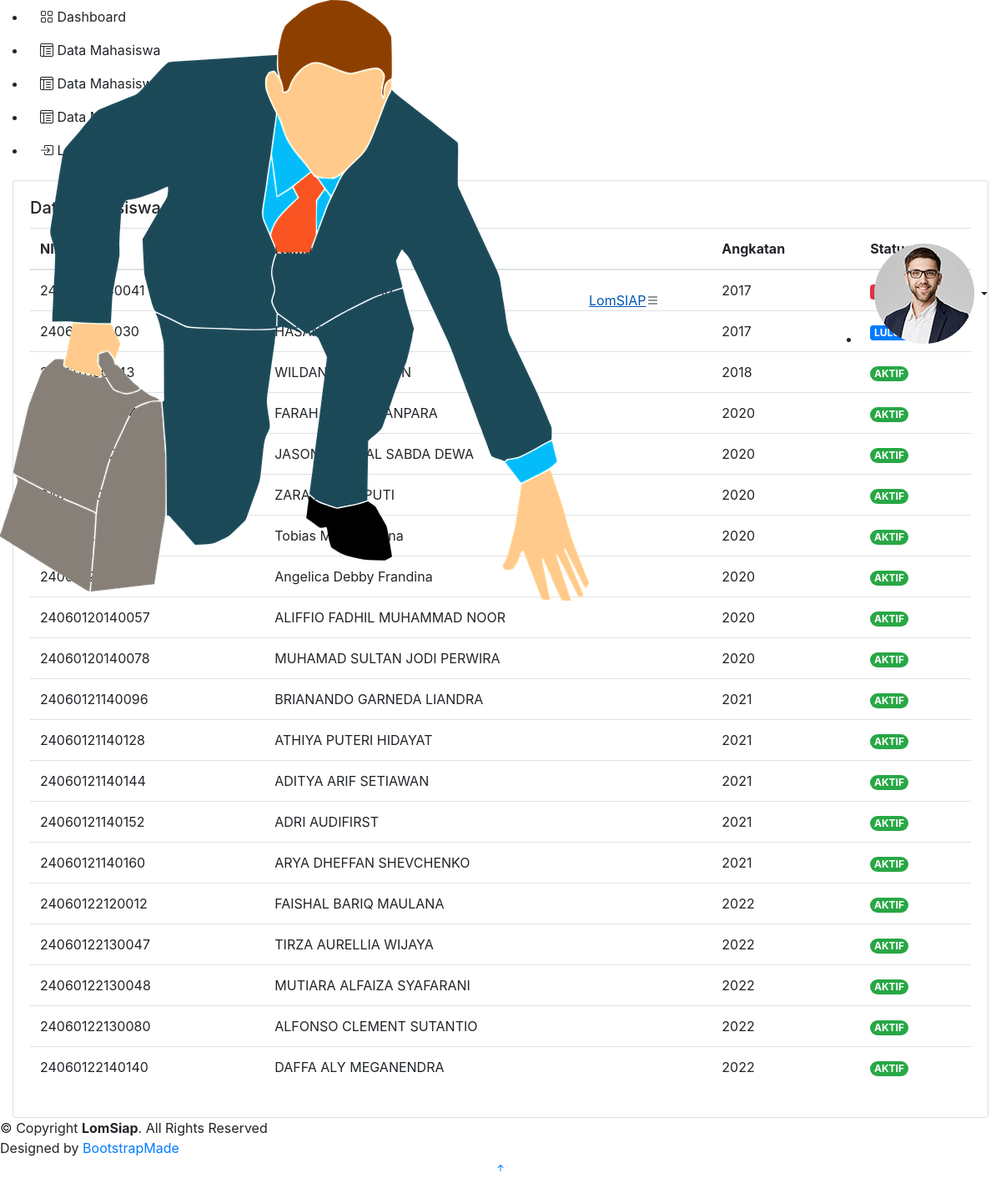
/data_mahasiswa.php, run on the app's committed database.
### tables this page shows
CREATE TABLE `data_mahasiswa` (
  `nim` varchar(15) NOT NULL,
  `foto` varchar(255) NOT NULL,
  `nama` varchar(50) NOT NULL,
  `angkatan` int(11) NOT NULL,
  `status` varchar(20) NOT NULL,
  `alamat` varchar(255) NOT NULL,
  `provinsi` varchar(255) NOT NULL,
  `kota` varchar(255) NOT NULL,
  `phone` varchar(255) NOT NULL,
  `email` varchar(255) NOT NULL,
  `user_id` int(11) DEFAULT NULL
);

### data_mahasiswa.php (the view, shortened to what this page needs)
<?php
  require_once('koneksi.php');
?>
<!DOCTYPE html>
<html lang="en">
<head>
  <link href="assets/vendor/bootstrap/css/bootstrap.min.css" rel="stylesheet">
  <link href="assets/vendor/bootstrap-icons/bootstrap-icons.css" rel="stylesheet">
  <link href="assets/vendor/boxicons/css/boxicons.min.css" rel="stylesheet">
  <link href="assets/vendor/quill/quill.snow.css" rel="stylesheet">
  <link href="assets/vendor/quill/quill.bubble.css" rel="stylesheet">
  <link href="assets/vendor/remixicon/remixicon.css" rel="stylesheet">
  <link href="assets/vendor/simple-datatables/style.css" rel="stylesheet">
  <link href="assets/css/style.css" rel="stylesheet">
  <link rel="stylesheet" href="https://cdn.jsdelivr.net/npm/bootstrap@4.0.0/dist/css/bootstrap.min.css">
</head>
<body>
 <header id="header" class="header fixed-top d-flex align-items-center">
    <div class="d-flex align-items-center justify-content-between">
      <a href="index_admin.php" class="logo d-flex align-items-center">
          <img src="assets/img/lomsiap.png" alt="">
          <span class="d-none d-lg-block">LomSIAP</span>
      </a>
      <i class="bi bi-list toggle-sidebar-btn"></i>
  </div>
    <nav class="header-nav ms-auto">
      <ul class="d-flex align-items-center">
        <li class="nav-item dropdown pe-3">
          <a class="nav-link nav-profile d-flex align-items-center pe-0" href="#" data-bs-toggle="dropdown" aria-expanded="false">
            <img src="assets/img/profile-img.jpg" alt="Profile" class="rounded-circle">
            <span class="d-none d-md-block dropdown-toggle ps-2"><?= $_SESSION['nama_lengkap']?></span>
          </a>
        </li>
      </ul>
    </nav>
  </header>
  <aside id="sidebar" class="sidebar">
    <ul class="sidebar-nav" id="sidebar-nav">
      <li class="nav-item">
        <a class="nav-link collapsed" href="index_departemen.php  ">
          <span>Dashboard</span>
        </a>
      </li>
      <li class="nav-item">
        <a class="nav-link " href="data_mahasiswa.php">
          <span>Data Mahasiswa</span>
        </a>
      </li>
      <li class="nav-item">
        <a class="nav-link collapsed" href="data_mahasiswa_pkl.php">
          <span>Data Mahasiswa PKL</span>
        </a>
      </li>
      <li class="nav-item">
        <a class="nav-link collapsed" href="data_mahasiswa_skripsi.php">
          <span>Data Mahasiswa Skripsi</span>
        </a>
      </li>
      <li class="nav-item">
        <a class="nav-link collapsed" href="logout.php">
          <span>Logout</span>
        </a>
      </li>
    </ul>
  </aside>
  <main id="main" class="main">
              <div class="col-12">
                <div class="card recent-sales overflow-auto">
                  <div class="card-body">
                    <h5 class="card-title">Data Mahasiswa</h5>
                    <table class="table table-borderless datatable">
                      <thead>
                        <tr>
                          <th scope="col">NIM</th>
                          <th scope="col">Nama</th>
                          <th scope="col">Angkatan</th>
                          <th scope="col">Status</th>
                        </tr>
                      </thead>
                      <tbody>
                        <?php
                          $query = "SELECT * FROM data_mahasiswa";
                          $result = $koneksi -> query($query);
                          while ($row = mysqli_fetch_array($result)){
                            echo "<tr>";
                            echo "<td>".$row['nim']."</td>";
                            echo "<td>".$row['nama']."</td>";
                            echo "<td>".$row['angkatan']."</td>";
                            if($row['status'] == "AKTIF"){
                              echo "<td><span class='badge rounded-pill bg-success'>".$row['status']."</span></td>";
                            }
                            if($row['status']=="LULUS"){
                              echo "<td><span class = 'badge badge-primary'>".$row['status']."</span></td>";
                            }
                            if($row['status'] == "DO"){
                              echo "<td><span class = 'badge badge-danger'>".$row['status']."</span></td>";
                            }
                            echo "</tr>";
                          }
                        ?>
                      </tbody>
                    </table>
  </main>
  <footer id="footer" class="footer">
    <div class="copyright">
      © Copyright <strong><span>LomSiap</span></strong>. All Rights Reserved
    </div>
    <div class="credits">
      Designed by <a href="https://bootstrapmade.com/">BootstrapMade</a>
    </div>
  </footer>
  <a href="#" class="back-to-top d-flex align-items-center justify-content-center"><i class="bi bi-arrow-up-short"></i></a>
</body>
</html>

### data on the page
data_mahasiswa: angkatan "2017"
data_mahasiswa: angkatan "2017", status "LULUS"
data_mahasiswa: angkatan "2018", status "AKTIF"
data_mahasiswa: angkatan "2020", status "AKTIF"
data_mahasiswa: angkatan "2020", status "AKTIF"
data_mahasiswa: angkatan "2020", status "AKTIF"
data_mahasiswa: angkatan "2020", status "AKTIF"
data_mahasiswa: angkatan "2020", status "AKTIF"
data_mahasiswa: nim "24060120140057", nama "ALIFFIO FADHIL MUHAMMAD NOOR", angkatan "2020", status "AKTIF"
data_mahasiswa: nim "24060120140078", nama "MUHAMAD SULTAN JODI PERWIRA", angkatan "2020", status "AKTIF"
data_mahasiswa: nim "24060121140096", nama "BRIANANDO GARNEDA LIANDRA", angkatan "2021", status "AKTIF"
data_mahasiswa: nim "24060121140128", nama "ATHIYA PUTERI HIDAYAT", angkatan "2021", status "AKTIF"
data_mahasiswa: nim "24060121140144", nama "ADITYA ARIF SETIAWAN", angkatan "2021", status "AKTIF"
data_mahasiswa: nim "24060121140152", nama "ADRI AUDIFIRST", angkatan "2021", status "AKTIF"
data_mahasiswa: nim "24060121140160", nama "ARYA DHEFFAN SHEVCHENKO", angkatan "2021", status "AKTIF"
data_mahasiswa: nim "24060122120012", nama "FAISHAL BARIQ MAULANA", angkatan "2022", status "AKTIF"
data_mahasiswa: nim "24060122130047", nama "TIRZA AURELLIA WIJAYA", angkatan "2022", status "AKTIF"
data_mahasiswa: nim "24060122130048", nama "MUTIARA ALFAIZA SYAFARANI", angkatan "2022", status "AKTIF"
data_mahasiswa: nim "24060122130080", nama "ALFONSO CLEMENT SUTANTIO", angkatan "2022", status "AKTIF"
data_mahasiswa: nim "24060122140140", nama "DAFFA ALY MEGANENDRA", angkatan "2022", status "AKTIF"
